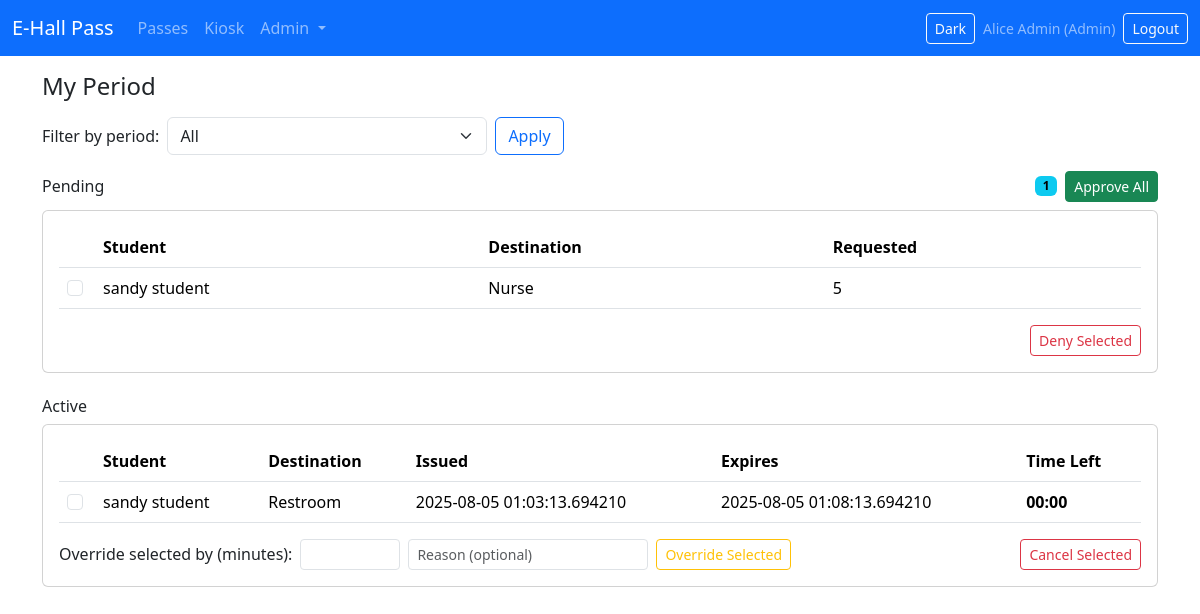
/passes/my-period (signed in), run on the app's committed database.
### app/models/core.py (models this page shows, shortened)
class User(UserMixin, db.Model):
    __tablename__ = "users"
    id: Mapped[int] = mapped_column(Integer, primary_key=True)
    email: Mapped[str] = mapped_column(String(255), unique=True, nullable=False, index=True)
    full_name: Mapped[str] = mapped_column(String(255), nullable=False)
    password_hash: Mapped[str] = mapped_column(String(255), nullable=True)  # nullable for SSO-only accounts
    is_active_flag: Mapped[int] = mapped_column(Integer, default=1, nullable=False)
    role_id: Mapped[int] = mapped_column(ForeignKey("roles.id"), nullable=False)
    role: Mapped["Role"] = relationship("Role", back_populates="users")
    @property
    def is_active(self):  # type: ignore[override]
        return bool(self.is_active_flag)

class Role(db.Model):
    __tablename__ = "roles"
    id: Mapped[int] = mapped_column(Integer, primary_key=True)
    name: Mapped[str] = mapped_column(String(50), unique=True, nullable=False)  # Admin, Teacher, Student
    users: Mapped[list["User"]] = relationship("User", back_populates="role")

class Pass(db.Model):
    __tablename__ = "passes"
    id: Mapped[int] = mapped_column(Integer, primary_key=True)
    student_id: Mapped[int] = mapped_column(ForeignKey("users.id"), nullable=False)
    destination_id: Mapped[int] = mapped_column(ForeignKey("destinations.id"), nullable=False)
    issued_at: Mapped[Optional[datetime]] = mapped_column(DateTime, nullable=True)
    expires_at: Mapped[Optional[datetime]] = mapped_column(DateTime, nullable=True)
    state: Mapped[PassState] = mapped_column(SAEnum(PassState), nullable=False, default=PassState.PENDING)
    student: Mapped["User"] = relationship("User")
    destination: Mapped["Destination"] = relationship("Destination")
    assignments: Mapped[list["PassAssignment"]] = relationship(
        "PassAssignment", back_populates="pass_", cascade="all, delete-orphan"
    )
    overrides: Mapped[list["Override"]] = relationship(
        "Override", back_populates="pass_", cascade="all, delete-orphan"
    )
    __table_args__ = (
        CheckConstraint("(issued_at IS NULL AND expires_at IS NULL) OR (expires_at > issued_at)", name="ck_pass_time_order"),
    )

class Destination(db.Model):
    __tablename__ = "destinations"
    id: Mapped[int] = mapped_column(Integer, primary_key=True)
    name: Mapped[str] = mapped_column(String(120), unique=True, nullable=False)
    default_minutes: Mapped[int] = mapped_column(Integer, nullable=False, default=5)
    max_concurrent: Mapped[int] = mapped_column(Integer, nullable=False, default=-1)  # -1 = unlimited

### app/routes/passes.py (the view, shortened to what this page needs)
@bp.route("/my-period", methods=["GET"])
@login_required
def my_period():
    if not is_teacher() and not is_admin():
        flash("Teacher/Admin access required.", "danger")
        return redirect(url_for("passes.index"))
    period_id = request.args.get("period_id")
    period = None
    if period_id and period_id.isdigit():
        period = db.session.get(ClassPeriod, int(period_id))
    base_pending = db.session.query(Pass).filter(Pass.state == PassState.PENDING)
    base_active = db.session.query(Pass).filter(Pass.state == PassState.ACTIVE)
    if period:
        student_ids = [e.student_id for e in StudentEnrollment.query.filter_by(class_period_id=period.id, is_active=1).all()]
        if student_ids:
            base_pending = base_pending.filter(Pass.student_id.in_(student_ids))
            base_active = base_active.filter(Pass.student_id.in_(student_ids))
    pending = base_pending.order_by(Pass.id.desc()).all()
    active = base_active.order_by(Pass.issued_at.desc().nullslast()).all()
    teacher_periods = []
    if is_teacher():
        teacher_periods = ClassPeriod.query.filter_by(teacher_id=current_user.id, is_active=1).order_by(ClassPeriod.name).all()
    return render_template("passes/my_period.html", pending=pending, active=active, teacher_periods=teacher_periods, selected_period=period)

### app/models/core.py (called while the page is built)
@login_manager.user_loader
def load_user(user_id: str) -> Optional["User"]:
    return db.session.get(User, int(user_id))

### app/routes/passes.py (called while the page is built)
def is_admin() -> bool:
    return current_user.role.name == "Admin"

def is_teacher() -> bool:
    return current_user.role.name == "Teacher"

### app/templates/passes/my_period.html (shortened to what this page needs)
{% extends "_base.html" %}
{% block content %}
<h4 class="mb-3">My Period</h4>
<form class="d-flex align-items-center gap-2 mb-3" method="get" action="{{ url_for('passes.my_period') }}">
  <label class="form-label mb-0">Filter by period:</label>
  <select class="form-select" name="period_id" style="max-width: 320px">
    <option value="">All</option>
  </select>
  <button class="btn btn-outline-primary" type="submit">Apply</button>
</form>
<div class="d-flex justify-content-between align-items-center mb-2">
  <div class="h6 mb-0">Pending</div>
  <div class="d-flex align-items-center gap-2">
    <span class="badge text-bg-info" id="pendingBadge">{{ pending|length }}</span>
    <form method="post" action="{{ url_for('passes.my_period_approve_all') }}">
      <button class="btn btn-sm btn-success" type="submit">Approve All</button>
    </form>
  </div>
</div>
<form method="post" action="{{ url_for('passes.my_period_deny_selected') }}" class="card mb-4">
  <div class="card-body">
    {% if pending %}
    <div class="table-responsive">
      <table class="table align-middle">
        <thead>
          <tr>
            <th style="width:36px"></th>
            <th>Student</th>
            <th>Destination</th>
            <th>Requested</th>
          </tr>
        </thead>
        <tbody>
        {% for p in pending %}
          <tr>
            <td><input class="form-check-input" type="checkbox" name="pass_ids" value="{{ p.id }}"></td>
            <td>{{ p.student.full_name }}</td>
            <td>{{ p.destination.name }}</td>
            <td>{{ p.id }}</td>
          </tr>
        {% endfor %}
        </tbody>
      </table>
    </div>
    <div class="d-flex justify-content-end">
      <button class="btn btn-outline-danger btn-sm" type="submit">Deny Selected</button>
    </div>
    {% else %}
      <div class="text-muted">No pending passes.</div>
    {% endif %}
  </div>
</form>
<div class="d-flex justify-content-between align-items-center mb-2">
  <div class="h6 mb-0">Active</div>
</div>
<form method="post" action="{{ url_for('passes.my_period_cancel_selected') }}" class="card mb-3">
  <div class="card-body">
    {% if active %}
    <div class="table-responsive">
      <table class="table align-middle">
        <thead>
          <tr>
            <th style="width:36px"></th>
            <th>Student</th>
            <th>Destination</th>
            <th>Issued</th>
            <th>Expires</th>
            <th>Time Left</th>
          </tr>
        </thead>
        <tbody>
        {% for p in active %}
          <tr class="pass-row" data-expires="{{ p.expires_at.isoformat() + 'Z' if p.expires_at }}">
            <td><input class="form-check-input" type="checkbox" name="pass_ids" value="{{ p.id }}"></td>
            <td>{{ p.student.full_name }}</td>
            <td>{{ p.destination.name }}</td>
            <td>{{ p.issued_at }}</td>
            <td>{{ p.expires_at }}</td>
            <td><span class="remaining">--:--</span></td>
          </tr>
        {% endfor %}
        </tbody>
      </table>
    </div>
    <div class="d-flex justify-content-between align-items-center">
      <div class="d-flex align-items-center gap-2">
        <label class="form-label mb-0">Override selected by (minutes):</label>
        <input class="form-control form-control-sm" type="number" name="add_minutes" min="1" style="width:100px">
        <input class="form-control form-control-sm" type="text" name="reason" placeholder="Reason (optional)" style="width:240px">
        <button formaction="{{ url_for('passes.my_period_override_selected') }}" class="btn btn-outline-warning btn-sm" type="submit">Override Selected</button>
      </div>
      <div>
        <button class="btn btn-outline-danger btn-sm" type="submit">Cancel Selected</button>
      </div>
    </div>
    {% else %}
      <div class="text-muted">No active passes.</div>
    {% endif %}
  </div>
</form>
{% endblock %}

### app/templates/_base.html (shortened to what this page needs)
<!doctype html>
<html lang="en" data-bs-theme="light">
<head>
  <link href="https://cdn.jsdelivr.net/npm/bootstrap@5.3.3/dist/css/bootstrap.min.css" rel="stylesheet">
  <link href="{{ url_for('static', filename='css/styles.css') }}" rel="stylesheet">
</head>
<body>
<nav class="navbar navbar-expand-lg navbar-dark bg-primary mb-3">
  <div class="container-fluid">
    <a class="navbar-brand" href="{{ url_for('main.dashboard') }}">E-Hall Pass</a>
    <div id="navbarsExample" class="collapse navbar-collapse">
      <ul class="navbar-nav me-auto mb-2 mb-lg-0">
        {% if current_user.is_authenticated %}
          <li class="nav-item"><a class="nav-link" href="{{ url_for('passes.index') }}">Passes</a></li>
          <li class="nav-item"><a class="nav-link" href="{{ url_for('kiosk.view') }}" target="_blank">Kiosk</a></li>
          {% if current_user.role.name == 'Admin' %}
            <li class="nav-item dropdown">
              <a class="nav-link dropdown-toggle" href="#" id="adminDropdown" role="button" data-bs-toggle="dropdown" aria-expanded="false">
                Admin
              </a>
            </li>
          {% endif %}
        {% endif %}
      </ul>
      <div class="d-flex align-items-center gap-2">
        <button id="darkToggle" class="btn btn-outline-light btn-sm">Dark</button>
        {% if current_user.is_authenticated %}
          <span class="navbar-text small">{{ current_user.full_name }} ({{ current_user.role.name }})</span>
          <a class="btn btn-outline-light btn-sm" href="{{ url_for('auth.logout') }}">Logout</a>
        {% else %}
          <a class="btn btn-outline-light btn-sm" href="{{ url_for('auth.login') }}">Login</a>
        {% endif %}
      </div>
    </div>
  </div>
</nav>
<main class="container">
  {% block content %}{% endblock %}
</main>
</body>
</html>

### app/static/css/styles.css (style rules this page uses)
:root { --blink-red: #dc3545; }
table .remaining { font-variant-numeric: tabular-nums; font-weight: 600; }

### data on the page
User: full_name "Alice Admin"
Role: role.name "Admin"
Pass: student.full_name "sandy student", destination.name "Nurse", id "5"
Pass: student.full_name "sandy student", destination.name "Restroom", issued_at "2025-08-05 01:03:13.694210", expires_at "2025-08-05 01:08:13.694210"

### other printed values
{{ pending|length }} "1"
